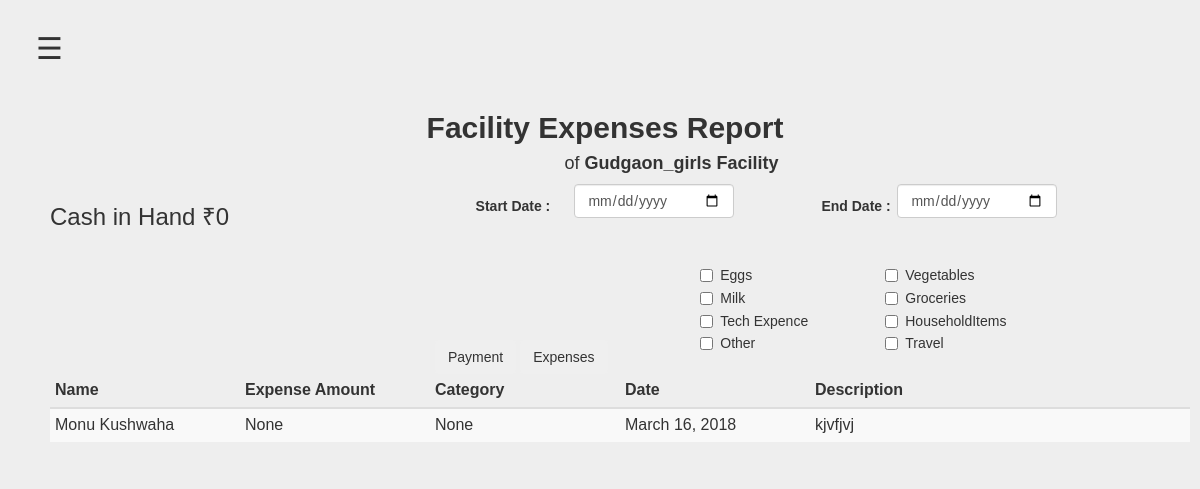
Before: /facilityreport/2 (signed in) with the older database file.
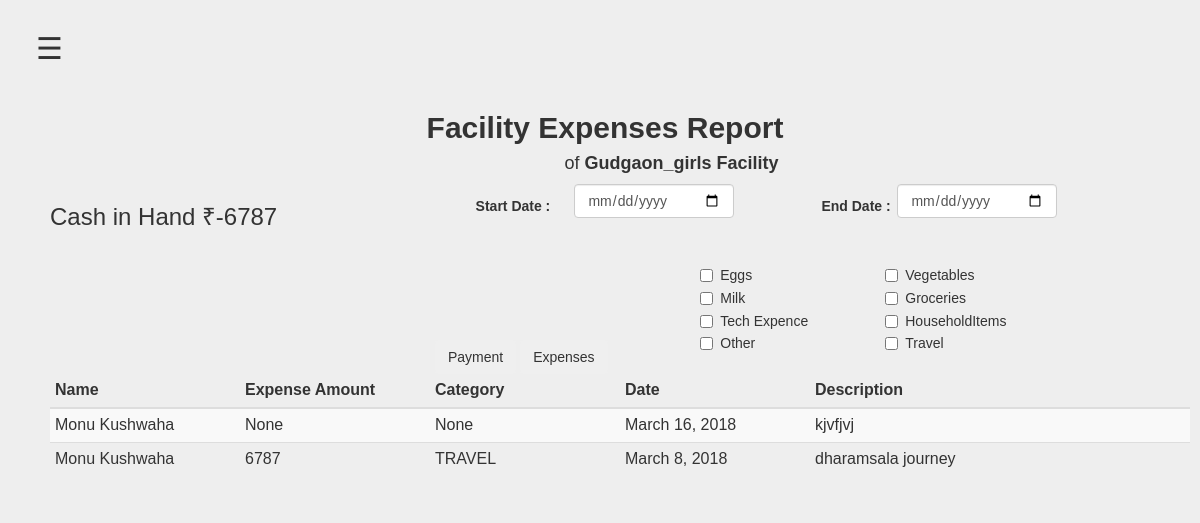
After: the same page with the newer database file.
### HisaabApp/models.py (models this page shows, shortened)
class Facility(models.Model):
    name = models.CharField(max_length=50)
    student_expenses_limit = models.IntegerField()
    cash_in_hand = models.IntegerField(default=0)

class CashEntry(models.Model):
    CATEGORY =(('TRAVEL','Travel Expense'),('GROCERIES','Groceries'),('VEGETABLES','Vegetables'), ('HOUSEHOLD','HouseholdItems'),('EGG','Egg'),('MILK','Milk & Bread'),('TECH EXPENCE','Tech Expenses'),('OTHER','Other'))
    created_date = models.DateField(default = timezone.now)
    fellow = models.ForeignKey(NgUser, related_name='cash_entry', related_query_name = 'cash_entry')
    facility=models.ForeignKey(Facility, blank=True, null = True)
    expense_amount = models.IntegerField(blank=True, null=True)
    payment_amount = models.IntegerField(blank=True, null=True)
    category = models.CharField(max_length=25, choices= CATEGORY, blank=True, null = True)
    is_personal_expense = models.BooleanField(default=False)
    is_facility_expense = models.BooleanField(default=False)
    is_pay_forward = models.BooleanField(default=False)
    is_payment_to_ng = models.BooleanField(default=False)
    bank_screenshot = models.ImageField(upload_to=bankScreenshot, blank=True, null=True)
    fellow_payment_screenshot = models.ImageField(upload_to=fellowScreenshot, blank=True, null=True)
    bill_image = models.ImageField(upload_to=billImage,blank=True, null = True)
    description = models.TextField(blank=True, null= True)

class NgUser(models.Model):
    ROLES = (('ADMIN','admin'),('FELLOW','fellow'))
    user_type= models.CharField(choices=ROLES,max_length=6,default='FELLOW',blank=False)
    user = models.OneToOneField(User,unique=True, related_query_name = 'nguser', on_delete=models.CASCADE)
    created_date = models.DateField(auto_now_add=True)
    upi_id = models.CharField(max_length=40, blank= True, null=True)
    facility= models.ForeignKey(Facility,blank=True, null=True, )
    def __str__(self):
        return self.user.first_name + " " + self.user.last_name
    def is_fellow(self):
        return self.user_type == 'FELLOW'

### HisaabApp/views.py (the view, shortened to what this page needs)
# urls.py: url(r'^facilityreport/(?P<pk>\d+)$', views.facilityreport, name= 'facilityreport'),
@login_required
def facilityreport(request, pk):
    facility = get_object_or_404(Facility,pk=pk)
    payment = False
    data = CashEntry.objects.all().filter(facility__id=pk)
    return render(request, 'facilityreport.html',{'facility':facility,'entries': data,'payment':payment})

### HisaabApp/templates/facilityreport.html (shortened to what this page needs)
{% extends 'base.html' %}
{% block content %}
<div class="container ">
<div class="main-container">
    <div class="col-md-12 col-sm-12">
         <center>
          <h2>
            <b>Facility Expenses Report </b>
          </h2>
          <h4 style="margin-left: 12%; margin-top:0px;">of
            <b>{{ facility.name }} Facility</b>
          </h4>
        </center>
    </div>
<div class="div-container">
    <div class="col-md-4">
      <h3>Cash in Hand ₹{{ facility.cash_in_hand }}</h3>
    </div>
    <form method="POST" action="{% url 'facilityreport' pk=facility.pk %}">
      <div class="col-md-2 start-date">
        <h5><strong>Start Date :</strong></h5>
      </div>
      <div class="col-md-2">
          <div id="start-date" class="form-group">
            <input class="form-control" id="date" name="start_date" placeholder="MM/DD/YYYY" type="date"/>
          </div>
      </div>
      <div class="col-md-2 end-date">
        <h5><strong>End Date :</strong></h5>
      </div>
      <div class="col-md-2">
          <div id="end-date" class="form-group">
            <input class="form-control" id="date" name="end_date" placeholder="MM/DD/YYYY" type="date"/>
          </div>
      </div>
    </div>
  </div>
  <div class="col-md-12">
    <div class="col-md-4 col-sm-4 "></div>
    <div class="col-md-3 col-sm-4 margin-top border">
        <button id="btnbottom" type="submit" name="payment" class="btn">Payment</button>
        <button id="btnbottom" type="submit" name="expense" class="btn">Expenses</button>
    </div>
      <div class="col-md-2 col-sm-2 Checkbox1">
        <div class="Checkbox">
            <input type="checkbox" name="categories" value="EGGS"> Eggs
        </div>
        <div class="Checkbox">
            <input type="checkbox" name="categories" value="MILK"> Milk
        </div>
        <div class="Checkbox">
            <input type="checkbox" name="categories" value="TECH EXPENCE"> Tech Expence
        </div>
        <div class="Checkbox">
            <input type="checkbox" name="categories" value="OTHER"> Other
        </div>
      </div>
      <div class="col-md-2 col-sm-2 Checkbox1">
        <div class="Checkbox">
          <input type="checkbox" name="categories" value="VEGETABLES"> Vegetables
        </div>
        <div class="Checkbox">
          <input type="checkbox" name="categories" value="GROCERIES"> Groceries
        </div>
        <div class="Checkbox">
          <input type="checkbox" name="categories" value="HOUSEHOLD"> HouseholdItems
        </div>
        <div class="Checkbox">
          <input type="checkbox" name="categories" value="TRAVEL"> Travel
        </div>
      </div>
</div>
<div class="container">
  <div class="row">
    <div class="col-xs-12 col-md-12">
      <div class="table-responsive">
        <table class="table table-condensed table-striped" id="complainttable" >
          {% if not payment %}
           <thead>
               <tr>
                   <th class="col-sm-2 col-md-2">Name</th>
                   <th class="col-sm-2 col-md-2">Expense Amount</th>
                   <th class="col-sm-2 col-md-2">Category</th>
                   <th class="col-sm-2 col-md-2">Date</th>
                   <th class="col-sm-4 col-md-4">Description</th>
               </tr>
           </thead>
           <tbody>
            {% if entries %}
               {% for entry in entries %}
                   <tr>
                       <td>{{ entry.fellow }}</td>
                       <td>{{ entry.expense_amount }}</td>
                       <td>{{ entry.category }}</td>
                       <td>{{ entry.created_date }}</td>
                       <td>{{ entry.description }}</td>
                   </tr>
               {% endfor %}
             {% else %}
                <p>No Result found buddy!</p>
             {% endif %}
           </tbody>
       {% endif %}
        </table>
      </div>
    </div>
  </div>
</div>
</div>
{% endblock %}

Changed rows visible on the page:
changed Facility "Gudgaon_girls": cash_in_hand "0" → "-6787"
added CashEntry: fellow "Monu Kushwaha", expense_amount "6787", category "TRAVEL", created_date "March 8, 2018", description "dharamsala journey"
